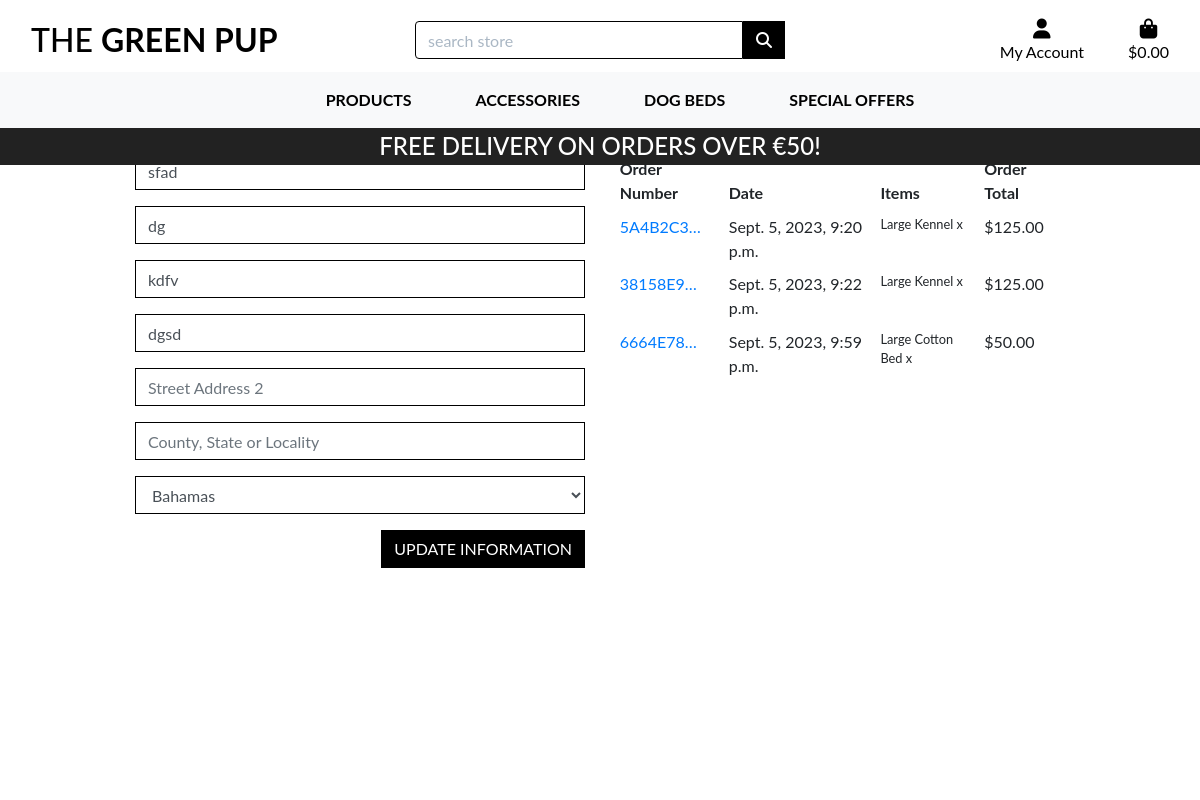
Before: /profile/ (signed in) with the older database file.
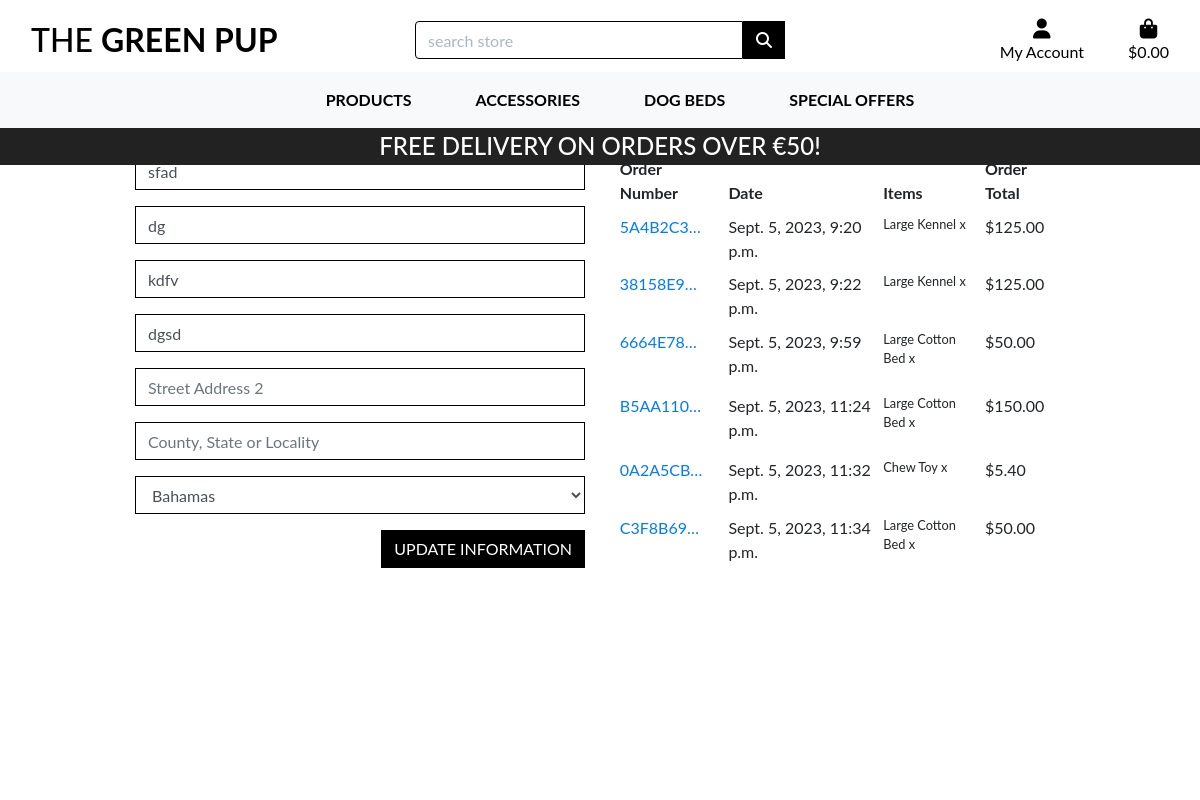
After: the same page with the newer database file.
### checkout/models.py (models this page shows, shortened)
class Order(models.Model):
    full_name = models.CharField(max_length=55, null=False, blank=False)
    user_profile=models.ForeignKey(UserProfile, on_delete=models.SET_NULL,
                                    blank=True, null=True, related_name='orders')
    phone_number = models.CharField(max_length=25, null=False, blank=False)
    email = models.EmailField(max_length=200, null=False, blank=False)
    order_number = models.CharField(max_length=35, null=False, editable=False)
    postal_code = models.CharField(max_length=15, null=True, blank=True)
    town_or_city = models.CharField(max_length=45, null=False, blank=False)
    street_address1 = models.CharField(max_length=70, null=False, blank=False)
    street_address2 = models.CharField(max_length=70, null=True, blank=True)
    county = models.CharField(max_length=40, null=True, blank=True)
    country = CountryField(blank_label='Country *', null=False, blank=False)
    date = models.DateTimeField(auto_now_add=True)
    delivery_cost = models.DecimalField(max_digits=6, decimal_places=2, null=False, default=0)
    order_total = models.DecimalField(max_digits=10, decimal_places=2, null=False, default=0)
    grand_total = models.DecimalField(max_digits=10, decimal_places=2, null=False, default=0)
    original_bag = models.TextField(null=False, blank=False, default='')
    stripe_pid = models.CharField(max_length=254, null=False, blank=False, default='')

class OrderLineItem(models.Model):
    product = models.ForeignKey(Product, null=False, blank=False, on_delete=models.CASCADE)
    order = models.ForeignKey(Order, null=False, blank=False, on_delete=models.CASCADE, related_name='lineitems')
    num_of_items = models.IntegerField(null=False, blank=False, default=0)
    lineitem_total = models.DecimalField(max_digits=6, decimal_places=2, null=False, blank=False, editable=False)

### products/models.py (models this page shows, shortened)
class Product(models.Model):
    category=models.ForeignKey('Category',blank=True, null=True, on_delete=models.SET_NULL)
    name=models.CharField(max_length=100)
    sku=models.CharField(max_length=150)
    description=models.TextField(max_length=500)
    price=models.DecimalField(max_digits=6,decimal_places=2)
    policy=models.ForeignKey('Policies',blank=True,null=True, on_delete=models.SET_NULL)
    image_url=models.URLField(max_length=1000,null=True,blank=True)
    image=models.ImageField(null=True,blank=True)
    on_sale=models.BooleanField(default=False)
    discount_percent=models.CharField(max_length=10,blank=True,null=True)
    in_stock=models.BooleanField(default=True)
    product_status=models.ForeignKey('ProductStatus',blank=True,null=True, on_delete=models.SET_NULL)
    meta_title=models.CharField(max_length=61,blank=True,null=True)
    meta_description=models.CharField(max_length=61,blank=True,null=True)

### profiles/views.py (the view, shortened to what this page needs)
# urls.py: path('profile/', include('profiles.urls')),
def profile(request):
    profile = get_object_or_404(UserProfile, user=request.user)
    form = UserProfileForm(instance=profile)
    orders = profile.orders.all()
    context = {
        'form': form,
        'orders': orders,
        'profile_page_true': True,
    }
    return render(request, 'profiles/profile.html', context)

### profiles/forms.py
class UserProfileForm(forms.ModelForm):
    class Meta:
        model = UserProfile
        exclude = ('user',)
    def __init__(self, *args, **kwargs):
        super().__init__(*args, **kwargs)
        placeholders = {
            'default_phone_number': 'Phone Number',
            'default_postal_code': 'Postal Code',
            'default_town_or_city': 'Town or City',
            'default_street_address1': 'Street Address 1',
            'default_street_address2': 'Street Address 2',
            'default_county': 'County, State or Locality',
        }
        self.fields['default_phone_number'].widget.attrs['autofocus'] = True
        for field in self.fields:
            if field != 'default_country':
                if self.fields[field].required:
                    placeholder = f'{placeholders[field]} *'
                else:
                    placeholder = placeholders[field]
                self.fields[field].widget.attrs['placeholder'] = placeholder
            self.fields[field].widget.attrs['class'] = 'border-black rounded-0 profile-form-input'
            self.fields[field].label = False

### profiles/templates/profiles/profile.html (shortened to what this page needs)
{% extends "base.html" %}
{% load static %}
{% block extra_css %}
    <link rel="stylesheet" href="{% static '/css/profile.css' %}">
{% endblock %}
{% block content %}
    <div class="overlay"></div>
    <div class="container">
        <div class="row">
            <div class="col">
                <h2 class="logo-font mb-4">My Profile</h2>
            </div>
        </div>
        <div class="row">
            <div class="col-12 col-lg-6">
                <p class="text-muted">Default Delivery Information</p>
                <form class="mt-3" action="{% url 'profile' %}" method="POST" id="profile-update-form">
                    {{ form|crispy }}
                    <button class="btn btn-black rounded-0 text-uppercase float-right">Update Information</button>
                </form>
            </div>
            <div class="col-12 col-lg-6">
                <p class="text-muted">Order History</p>
                <div class="order-history table-responsive">
                    <table class="table table-sm table-borderless">
                        <thead>
                            <tr>
                                <th>Order Number</th>
                                <th>Date</th>
                                <th>Items</th>
                                <th>Order Total</th>
                            </tr>
                        </thead>
                        <tbody>
                            {% for order in orders %}
                                <tr>
                                    <td>
                                        <a href="{% url 'order_history' order.order_number %}"
                                        title="{{ order.order_number }}">
                                            {{ order.order_number|truncatechars:8 }}
                                        </a>
                                    </td>
                                    <td>{{ order.date }}</td>
                                    <td>
                                        <ul class="list-unstyled">
                                            {% for item in order.lineitems.all %}
                                                <li class="small">
                                                    {{ item.product.name }} x {{ item.quantity }}
                                                </li>
                                            {% endfor %}
                                        </ul>
                                    </td>
                                    <td>${{ order.grand_total }}</td>
                                </tr>
                            {% endfor %}
                        </tbody>
                    </table>
                </div>
        </div>
{% endblock %}

Changed rows visible on the page:
added Order: order_number "B5AA110…", date "Sept. 5, 2023, 11:24 p.m.", grand_total "150.00"
added OrderLineItem: product.name "Large Cotton Bed", shown under "B5AA110…"
added Order: order_number "0A2A5CB…", date "Sept. 5, 2023, 11:32 p.m.", grand_total "5.40"
added OrderLineItem: product.name "Chew Toy", shown under "0A2A5CB…"
added Order: order_number "C3F8B69…", date "Sept. 5, 2023, 11:34 p.m.", grand_total "50.00"
added OrderLineItem: product.name "Large Cotton Bed", shown under "C3F8B69…"
